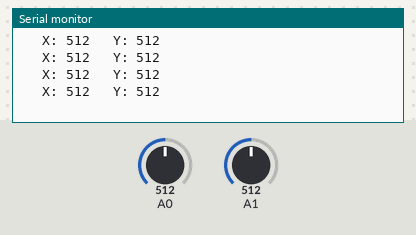
Bench run of a sketch on a simulated Arduino Uno, built with avr-gcc and run on an emulated ATmega328P. Shown: the last lines printed to the serial monitor. The test bench sets the inputs (shaded band); at power-on: A0 = 512, A1 = 512.

Above: at 1.2 s.
1.3 s: A0 set to 716
At 1.71 s:
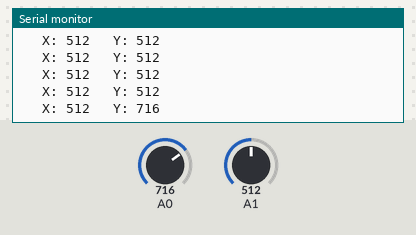
2.8 s: A1 set to 716
At 2.91 s:
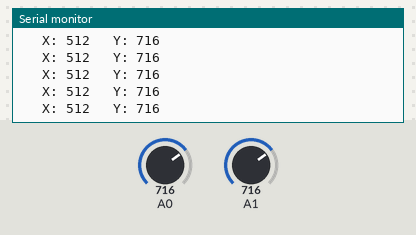
4.3 s: A0 set to 900
At 4.42 s:
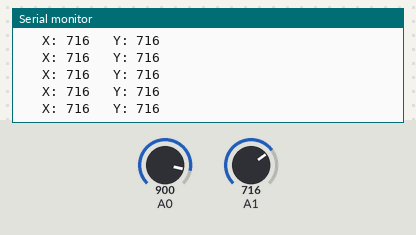
5.8 s: A1 set to 900
At 5.92 s:
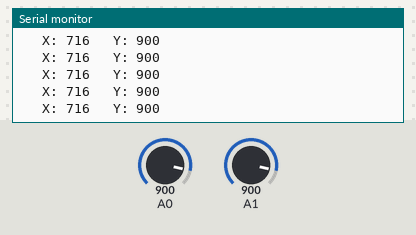
Timing chart, 0 to 8.3 s (numbered marks = the images above; inputs shaded):
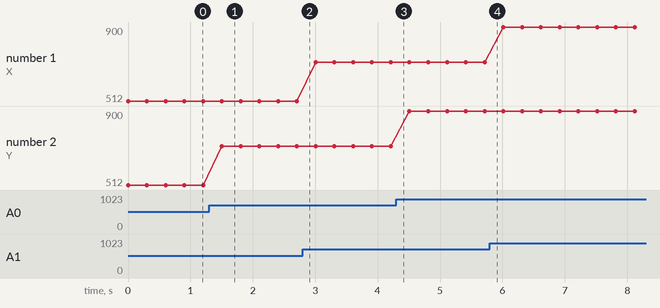

Measured:
- after the input at 1.3 s, the serial monitor: prints a new line after 0.20 s (image 1)
- plotted number 2: 512 → 716 after the input at 1.3 s, 716 → 900 after the input at 4.3 s

The sketch:

joystick.ino
```cpp
void setup() {
  Serial.begin(9600);                               // 시리얼 통신을 시작하며, 통신속도는 9600
}
void loop() {
  int X = analogRead(1);                           // 변수 X에 아날로그 1번핀에 입력되는 신호를 대입
  int Y = analogRead(0);                           // 변수 Y에 아날로그 0번핀에 입력되는 신호를 대입
  Serial.print("   ");                                   // 시리얼 모니터에 출력 - 띄어쓰기 3칸
  Serial.print("X: ");                                  // 시리얼 모니터에 출력 - X:
  Serial.print(X);                                      // 시리얼 모니터에 출력 - (X 좌표 신호)
  Serial.print("   ");                                   // 시리얼 모니터에 출력 - 띄어쓰기 3칸
  Serial.print("Y: ");                                  // 시리얼 모니터에 출력 - Y:
  Serial.println(Y);                                    // 시리얼 모니터에 출력 - (Y 좌표 신호)
  delay(300);                                           // 0.3초 대기
}
```
